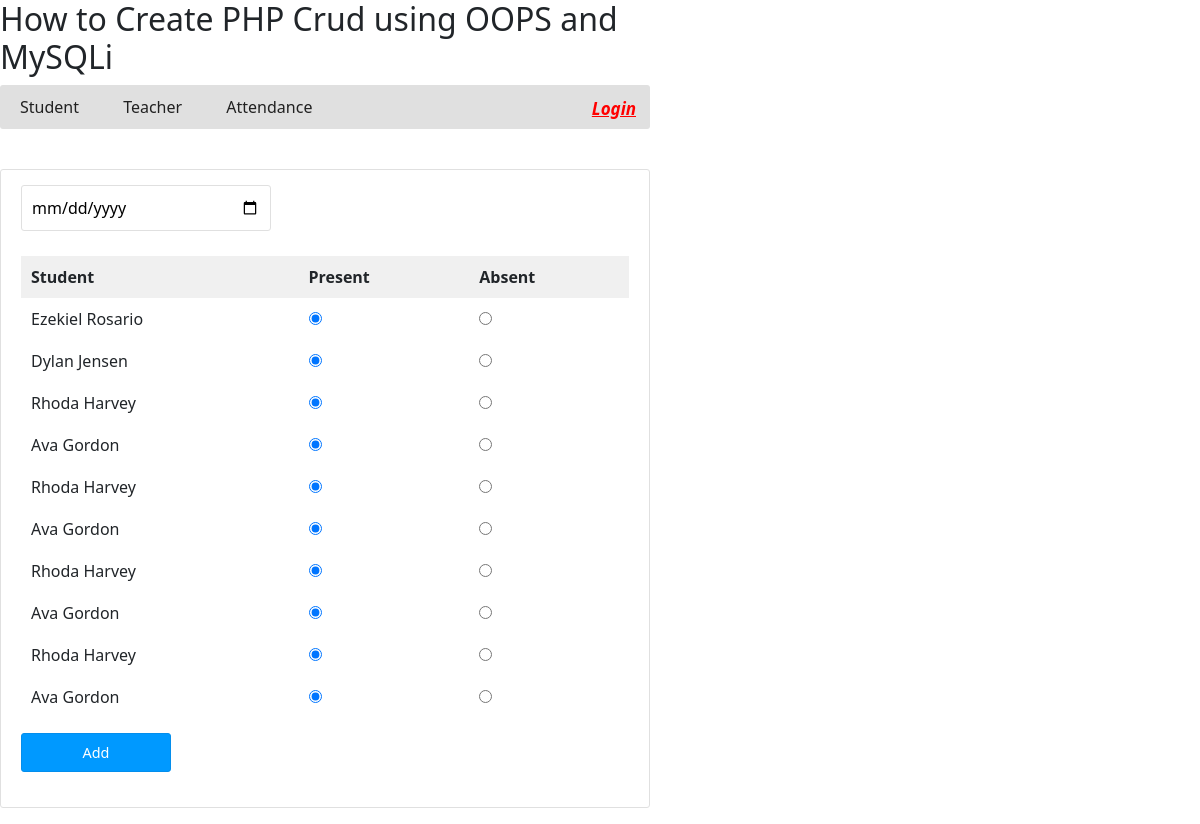
/index.php?action=attendance-add, run on the app's committed database.
### tables this page shows
CREATE TABLE `tbl_student` (
  `id` int(11) NOT NULL,
  `name` varchar(55) NOT NULL,
  `roll_number` int(11) NOT NULL,
  `dob` date NOT NULL,
  `class` varchar(55) NOT NULL,
  `picture` text NOT NULL
);

### class/DBController.php (called while the page is built, shortened)
<?php
class DBController {
    private $host = "localhost";
    private $user = "root";
    private $password = "root";
    private $database = "student_db";
    private $conn;
    function __construct() {
        $this->conn = $this->connectDB();
    }
    function connectDB() {
        $conn = mysqli_connect($this->host,$this->user,$this->password,$this->database);
        return $conn;
    }
    function runBaseQuery($query) {
        $resultset = null;
        $result = $this->conn->query($query);
        if ($result->num_rows > 0) {
            while($row = $result->fetch_assoc()) {
                $resultset[] = $row;
            }
        }
        return $resultset;
    }
}
?>

### class/Student.php (called while the page is built, shortened)
<?php
require_once ("class/DBController.php");
class Student
{
    private $db_handle;
    function __construct() {
        $this->db_handle = new DBController();
    }
    function getAllStudent($pageno=1) {
        $no_of_records_per_page = 10;
        $offset = ($pageno-1) * $no_of_records_per_page;
        $sql = "SELECT * FROM `tbl_student` LIMIT $offset, $no_of_records_per_page";
        $result = $this->db_handle->runBaseQuery($sql);
        return $result;
    }
}
?>

### web/attendance-add.php (the view, shortened to what this page needs)
<?php require_once "web/header.php"; ?>
<form name="frmAdd" method="post" action="" id="frmAdd"
    onSubmit="return validate();">
    <div>
        <input type="date" name="attendance_date" id="attendance_date" class="demoInputBox"> <span id="attendance_date-info" class="info"></span>
    </div>
    <div id="toys-grid">
        <table cellpadding="10" cellspacing="1">
            <thead>
                <tr>
                    <th><strong>Student</strong></th>
                    <th><strong>Present</strong></th>
                    <th><strong>Absent</strong></th>
                </tr>
            </thead>
            <tbody>
                    <?php
            if (! empty($studentResult)) {
                foreach ($studentResult as $k => $v) {
            ?>
          <tr>
                    <td><input type="hidden"
            <?php echo $studentResult[$k]["name"]; ?></td>
                    <td><input type="radio" name="attendance-<?php echo $studentResult[$k]["id"]; ?>" value="present" checked /></td>
                    <td><input type="radio" name="attendance-<?php echo $studentResult[$k]["id"]; ?>" value="absent" /></td>
                </tr>
                    <?php
                        }
                    }
                    ?>
        </table>
    </div>
   <div>
        <input type="submit" name="add" id="btnSubmit" value="Add" />
    </div>
</form>
</body>
</html>

### web/css/style.css (style rules this page uses)
body { width: 650px; font-family: Arial; color: #212121; }
#toys-grid { margin-bottom: 30px; }
#toys-grid table { width: 100%; background-color: #F0F0F0; }
#toys-grid table td { background-color: #FFFFFF; }
.demoInputBox { padding: 10px; border: #E0E0E0 1px solid; border-radius: 3px; width: 250px; margin: 5px 0px 10px 0px; }
#frmAdd { border: #E0E0E0 1px solid; padding: 10px 20px 20px 20px; border-radius: 3px; }
#frmAdd div { margin-bottom: 15px; }
.info { font-size: .8em; color: #FF6600; letter-spacing: 2px; padding-left: 5px; }
#btnSubmit { padding: 8px; background: #09F; border: #048eec 1px solid; color: #FFF; font-size: 0.9em; border-radius: 3px; width: 150px; }

### data on the page
tbl_student: name "Ezekiel Rosario"
tbl_student: name "Dylan Jensen"
tbl_student: name "Rhoda Harvey"
tbl_student: name "Ava Gordon"
tbl_student: name "Rhoda Harvey"
tbl_student: name "Ava Gordon"
tbl_student: name "Rhoda Harvey"
tbl_student: name "Ava Gordon"
tbl_student: name "Rhoda Harvey"
tbl_student: name "Ava Gordon"
